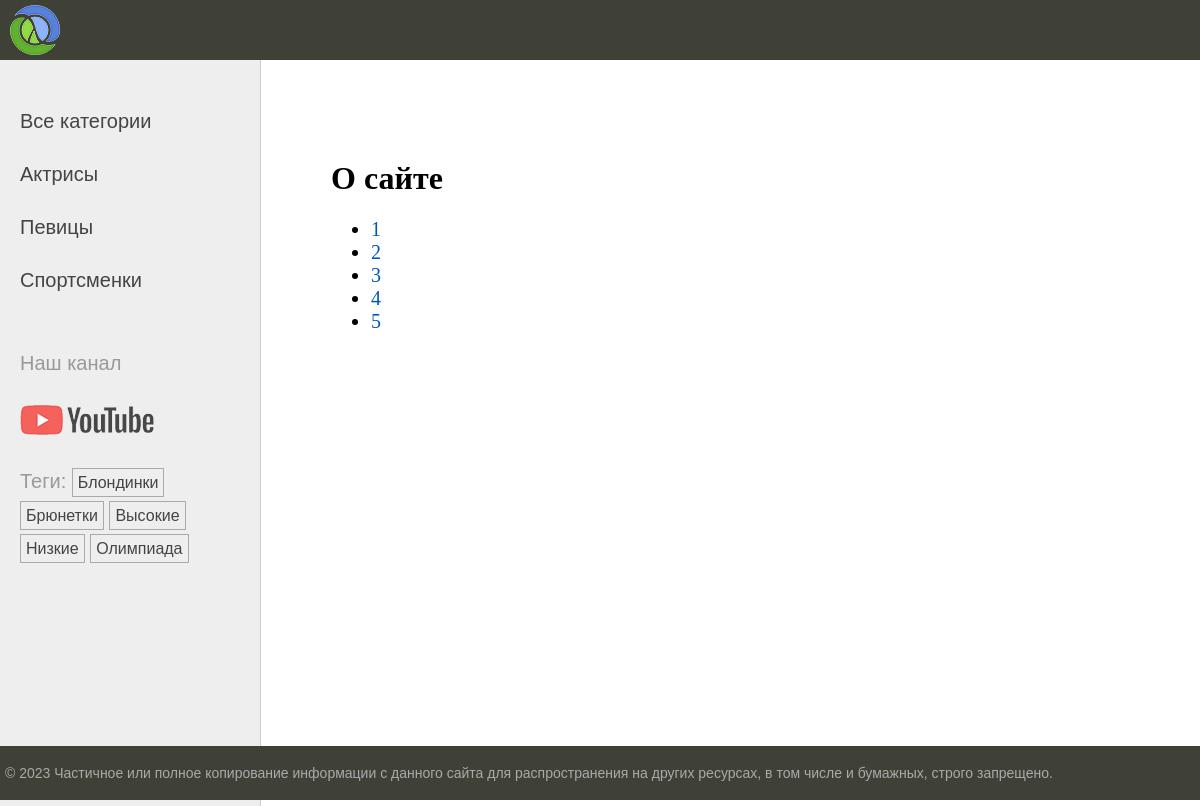
The page /about/ on the database its author committed.
### women/models.py (models this page shows, shortened)
class Category(models.Model):
    name = models.CharField(max_length=100, db_index=True, verbose_name="Категория")
    slug = models.SlugField(max_length=255, db_index=True, unique=True, verbose_name="Slug")
    class Meta:
        verbose_name = "Категория"
        verbose_name_plural = "Категории"
    def get_absolute_url(self):
        return reverse('category', kwargs={'cat_slug': self.slug})

class TagPost(models.Model):
    tag = models.CharField(max_length=100, db_index=True)
    slug = models.SlugField(max_length=255, unique=True, db_index=True)
    def get_absolute_url(self):
        return reverse('tag', kwargs={'tag_slug': self.slug})

### women/views.py (the view)
# urls.py: path("about/", views.about, name='about'),
def about(request: HttpRequest) -> HttpResponse:
    contact_list = Women.published.all()
    paginator = Paginator(contact_list, 3)
    page_number = request.GET.get('page')
    page_object = paginator.get_page(page_number)
    return render(request, "women/about.html",
                  {"title": "О сайте", 'page_obj': page_object})

### women/models.py (called while the page is built)
    def get_queryset(self):
        return super().get_queryset().filter(is_published=Women.Status.PUBLISHED)

### women/templatetags/women_tags.py (called while the page is built)
@register.inclusion_tag('women/list_categories.html')
def show_category(cat_selected=0):
    cats = Category.objects.annotate(total=Count("posts")).filter(total__gt=0)
    return {'cats': cats, 'cat_selected': cat_selected}

@register.inclusion_tag('women/list_tags.html')
def show_tags():
    return {'tags': TagPost.objects.annotate(total=Count("womens")).filter(total__gt=0)}

### women/templates/women/about.html
{% extends 'base.html' %}
{% block content %}
<h1>{{title}}</h1>
<nav>
    <ul>
        {% for p in page_obj.paginator.page_range %}
        <li>
            <a href="?page={{ p }}">{{ p }}</a>
        </li>
        {% endfor %}
    </ul>
</nav>
{% endblock %}

### women/templates/women/list_categories.html
{% for cat in cats %}
{% if cat.id == cat_selected %}
<li class="selected">{{cat.name}}</li>
{% else %}
<li><a href="{{ cat.get_absolute_url }}">{{cat.name}}</a></li>
{% endif %}
{% endfor %}

### women/templates/women/list_tags.html
{% if tags %}
<ul class="tags-list">
    <li>Теги:</li>
    {% for t in tags %}
    <li><a href="{{ t.get_absolute_url }}">{{t.tag}}</a></li>
    {% endfor %}
</ul>
{% endif %}

### women/static/women/css/styles.css (style rules this page uses)
html, body { font-family: 'Arial'; margin: 0; padding: 0; height: 100%; width: 100%; color: #444; }
a { color: #0059b2; text-decoration: none; }
.left-chapters ul { width: 230px; margin: 0; padding: 20px 10px 10px 20px; list-style: none; font-size: 20px; }
.left-chapters ul li { margin: 30px 0 0 0; color: #999; }
.left-chapters ul li a { color: #444; text-decoration: none; }
ul.tags-list { width: 100%; margin: 0; padding: 0; list-style: none; }
ul.tags-list li { margin: 0; padding: 0 0 10px; display: inline-block; }
ul.tags-list li a { padding: 5px; font-size: 16px; border: 1px solid #aaa; }
.content-text h1 { font-size: 32px; }

### rows shown on the page
Category: name "Актрисы"
Category: name "Певицы"
Category: name "Спортсменки"
TagPost: tag "Блондинки"
TagPost: tag "Брюнетки"
TagPost: tag "Высокие"
TagPost: tag "Низкие"
TagPost: tag "Олимпиада"

### other values the page prints
{{ title }} "О сайте"
{{ p }} "1" "2" "3" "4" "5"
